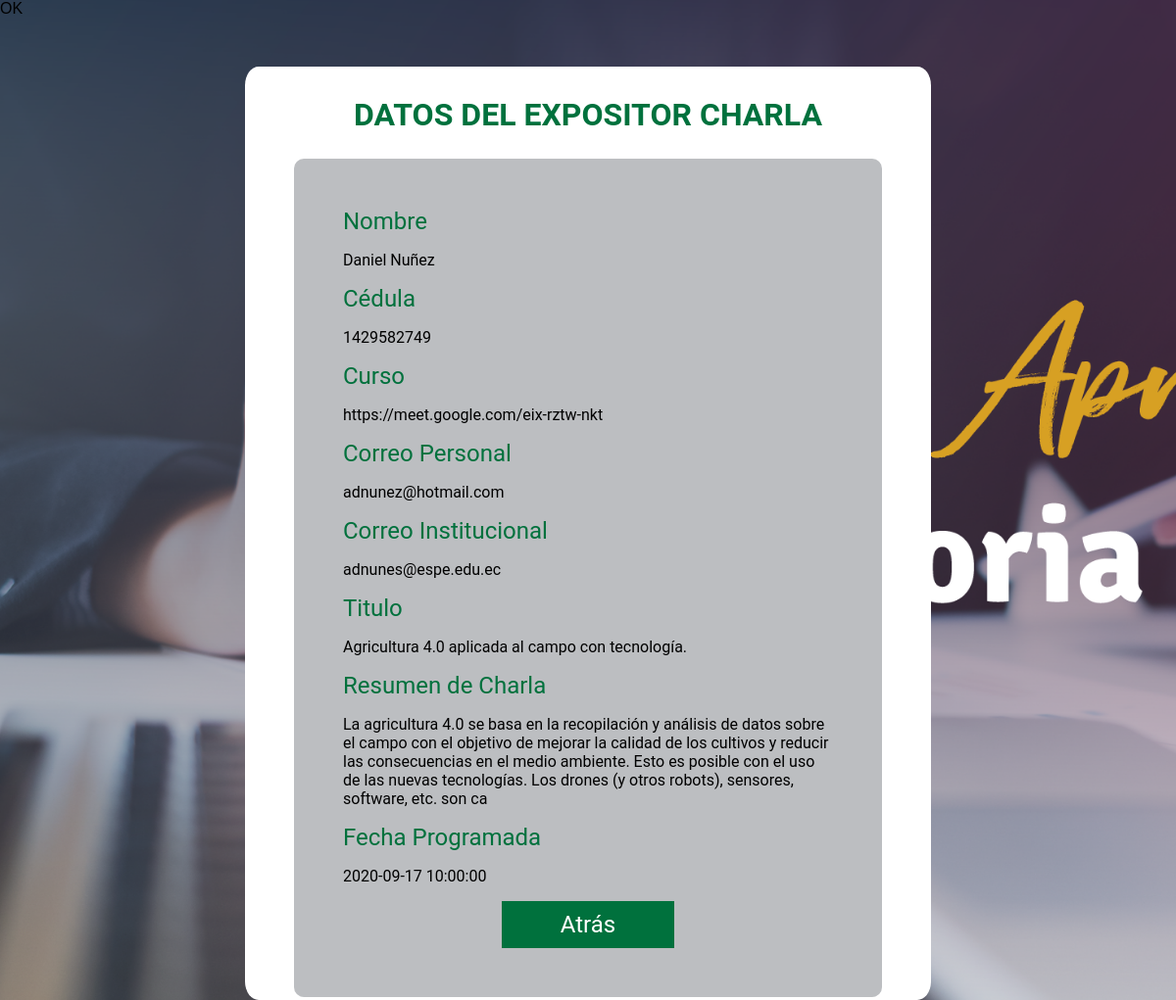
The app's page /leer_charla.php?id=4 with its own data.
### tables this page shows
CREATE TABLE `ponente_charla` (
  `ID_CHARLA` int(11) NOT NULL,
  `ID_CARRERA` int(11) DEFAULT NULL,
  `NOMBRE_CHARLA` varchar(20) NOT NULL,
  `APELLIDO_CHARLA` varchar(20) NOT NULL,
  `CEDULA_CHARLA` varchar(10) NOT NULL,
  `SALA_CHARLA` varchar(250) DEFAULT NULL,
  `CORREOPER_CHARLA` varchar(30) NOT NULL,
  `CORREOINS_CHARLA` varchar(30) NOT NULL,
  `TITULO_CHARLA` varchar(100) NOT NULL,
  `RESUMEN_CHARLA` varchar(300) NOT NULL,
  `FECHAPRE_CHARLA` datetime DEFAULT NULL
);

### leer_charla.php (the view, shortened to what this page needs)
<?php
require_once "conexion.php";
if (isset($_GET['id']) && !empty(trim($_GET["id"]))) {
    $query = 'SELECT * FROM ponente_charla WHERE ID_CHARLA=?';
    if($stmt = $conn->prepare($query)){
        $stmt -> bind_param('i', $_GET['id']);
        if($stmt->execute()){
            $result = $stmt->get_result();
            if($result->num_rows == 1){
                $row = $result -> fetch_array(MYSQLI_ASSOC);
                $nombre_cha = $row['NOMBRE_CHARLA'];
                $apellido_cha = $row['APELLIDO_CHARLA'];
                $cedula_cha = $row['CEDULA_CHARLA'];
                $sala_cha = $row['SALA_CHARLA'];
                $correoper_cha = $row['CORREOPER_CHARLA'];
                $correoins_cha = $row['CORREOINS_CHARLA'];
                $titulo_cha = $row['TITULO_CHARLA'];
                $resumen_cha = $row['RESUMEN_CHARLA'];
                $fecha_cha = $row['FECHAPRE_CHARLA'];
            } else{
                echo 'Error! No existen resultados.';
                exit();
            }
        } else {
            echo "Error! Revise la conexión con la base de datos.";
            exit();
        }
    }
}else{
    echo "Error! Intente más tarde.";
    exit();
}
?>
<!DOCTYPE html>
<html lang="en">
<head>
</head>
<link rel="stylesheet" type="text/css" href="css/styles-leer.css">
<body>
<section class="contenido_tabla">
    <div>
        <h2>DATOS DEL EXPOSITOR CHARLA</h2>
    </div>
    <div class="datos">
        <div>
            <label>Nombre</label>
            <p><?php echo $nombre_cha . " " . $apellido_cha ?></p>
        </div>
        <div>
            <label>Cédula</label>
            <p><?php echo $cedula_cha ?></p>
        </div>
        <div>
            <label>Curso</label>
            <p><?php echo $sala_cha ?></p>
        </div>
        <div>
            <label>Correo Personal</label>
            <p><?php echo $correoper_cha ?></p>
        </div>
        <div>
            <label>Correo Institucional</label>
            <p><?php echo $correoins_cha ?></p>
        </div>
        <div>
            <label>Titulo</label>
            <p><?php echo $titulo_cha ?></p>
        </div>
        <div>
            <label>Resumen de Charla</label>
            <p><?php echo $resumen_cha ?></p>
        </div>
        <div>
            <label>Fecha Programada</label>
            <p><?php echo $fecha_cha ?></p>
        </div>
        <button><a href="indexadmin.php">Atrás</button>
    </div>
</section>
</body>
</html>

### css/styles-leer.css (style rules this page uses)
body { font-family: 'Montserrat', sans-serif; margin: 0; background: url(../img/proyectos.png); background-size: cover; background-attachment: fixed; }
* { box-sizing: border-box; }
h2 { font-family: "Roboto", sans-serif; font-size: 2em; text-align: center; font-style: bold; color: #00713d; }
p { font-family: "Roboto", sans-serif; font-size: 1em; font-style: bold; color: black; }
label { font-family: "Roboto", sans-serif; padding-top: 10px; text-decoration: none; text-align: center; font-size: 1.5em; color: #00713d; }
.datos { padding: 50px; border-radius: 10px; max-width: 600px; background-color: #454b525b; margin: 0 auto; }
a { font-family: "Roboto", sans-serif; padding-top: 10px; text-decoration: none; text-align: center; font-size: 1.5em; margin: 0 auto; color: white; }
button { display: block; background-color: #00713d; margin: 0 auto; padding: 10px 60px 10px 60px; border: 0; font-size: 1em; font-family: "Roboto", sans-serif; }
@media (min-width:768px) { .contenido_tabla { margin: auto; width: 700px; margin-top: 150pz; border-radius: 2%; background: #fff; margin-top: 50px; padding: 3px; } }

### records on screen
ponente_charla: NOMBRE_CHARLA "Daniel", APELLIDO_CHARLA "Nuñez", CEDULA_CHARLA "1429582749", SALA_CHARLA "https://meet.google.com/eix-rztw-nkt", CORREOPER_CHARLA "adnunez@hotmail.com", CORREOINS_CHARLA "adnunes@espe.edu.ec", TITULO_CHARLA "Agricultura 4.0 aplicada al campo con tecnología.", RESUMEN_CHARLA "La agricultura 4.0 se basa en la recopilación y análisis de datos sobre el campo con el objetivo de mejorar la calidad de los cultivos y reducir las consecuencias en el medio ambiente. Esto es posible con el uso de las nuevas tecnologías. Los drones (y otros robots), sensores, software, etc. son ca", FECHAPRE_CHARLA "2020-09-17 10:00:00"
